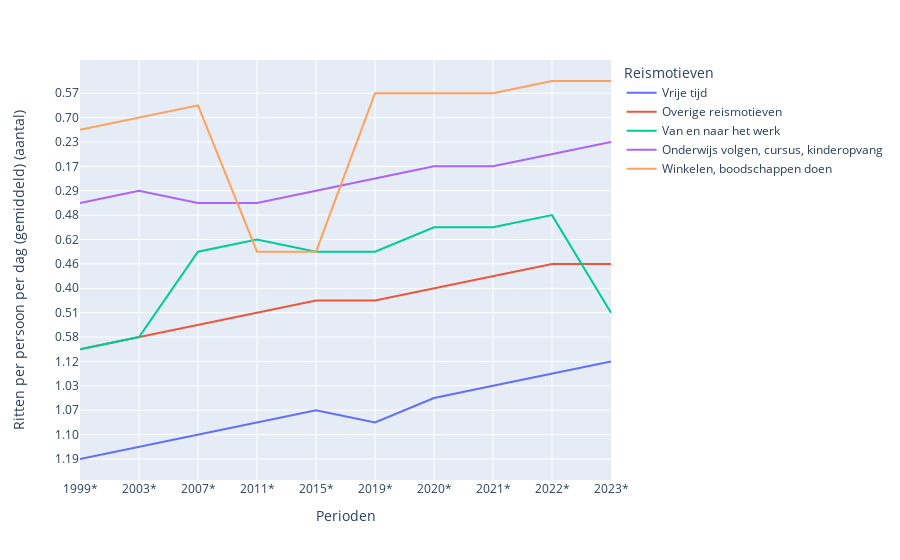

Notebook cell for this chart:
### Code cell
px.line(df_mat,
        x="Perioden",
        y="Ritten per persoon per dag (gemiddeld) (aantal)",
        line_group="Reismotieven",
        color="Reismotieven")

### Figure 1 — Plotly figure (JSON) as saved in the notebook; plotly's stock layout.template omitted (floating-point values rounded to 4 significant figures)
{"data": [{"hovertemplate": "Reismotieven=Vrije tijd<br>Perioden=%{x}<br>Ritten per persoon per dag (gemiddeld) (aantal)=%{y}<extra></extra>", "legendgroup": "Vrije tijd", "line": {"color": "#636efa", "dash": "solid"}, "marker": {"symbol": "circle"}, "mode": "lines", "name": "Vrije tijd", "orientation": "v", "showlegend": true, "type": "scatter", "x": ["1999*", "2003*", "2007*", "2011*", "2015*", "2019*", "2020*", "2021*", "2022*", "2023*"], "xaxis": "x", "y": ["    1.19", "    1.15", "    1.10", "    1.05", "    1.07", "    1.05", "    0.93", "    1.03", "    1.11", "    1.12"], "yaxis": "y"}, {"hovertemplate": "Reismotieven=Overige reismotieven<br>Perioden=%{x}<br>Ritten per persoon per dag (gemiddeld) (aantal)=%{y}<extra></extra>", "legendgroup": "Overige reismotieven", "line": {"color": "#EF553B", "dash": "solid"}, "marker": {"symbol": "circle"}, "mode": "lines", "name": "Overige reismotieven", "orientation": "v", "showlegend": true, "type": "scatter", "x": ["1999*", "2003*", "2007*", "2011*", "2015*", "2019*", "2020*", "2021*", "2022*", "2023*"], "xaxis": "x", "y": ["    0.59", "    0.58", "    0.54", "    0.51", "    0.45", "    0.45", "    0.40", "    0.44", "    0.46", "    0.46"], "yaxis": "y"}, {"hovertemplate": "Reismotieven=Van en naar het werk<br>Perioden=%{x}<br>Ritten per persoon per dag (gemiddeld) (aantal)=%{y}<extra></extra>", "legendgroup": "Van en naar het werk", "line": {"color": "#00cc96", "dash": "solid"}, "marker": {"symbol": "circle"}, "mode": "lines", "name": "Van en naar het werk", "orientation": "v", "showlegend": true, "type": "scatter", "x": ["1999*", "2003*", "2007*", "2011*", "2015*", "2019*", "2020*", "2021*", "2022*", "2023*"], "xaxis": "x", "y": ["    0.59", "    0.58", "    0.61", "    0.62", "    0.61", "    0.61", "    0.41", "    0.41", "    0.48", "    0.51"], "yaxis": "y"}, {"hovertemplate": "Reismotieven=Onderwijs volgen, cursus, kinderopvang<br>Perioden=%{x}<br>Ritten per persoon per dag (gemiddeld) (aantal)=%{y}<extra></extra>", "legendgroup": "Onderwijs volgen, cursus, kinderopvang", "line": {"color": "#ab63fa", "dash": "solid"}, "marker": {"symbol": "circle"}, "mode": "lines", "name": "Onderwijs volgen, cursus, kinderopvang", "orientation": "v", "showlegend": true, "type": "scatter", "x": ["1999*", "2003*", "2007*", "2011*", "2015*", "2019*", "2020*", "2021*", "2022*", "2023*"], "xaxis": "x", "y": ["    0.30", "    0.29", "    0.30", "    0.30", "    0.29", "    0.28", "    0.17", "    0.17", "    0.22", "    0.23"], "yaxis": "y"}, {"hovertemplate": "Reismotieven=Winkelen, boodschappen doen<br>Perioden=%{x}<br>Ritten per persoon per dag (gemiddeld) (aantal)=%{y}<extra></extra>", "legendgroup": "Winkelen, boodschappen doen", "line": {"color": "#FFA15A", "dash": "solid"}, "marker": {"symbol": "circle"}, "mode": "lines", "name": "Winkelen, boodschappen doen", "orientation": "v", "showlegend": true, "type": "scatter", "x": ["1999*", "2003*", "2007*", "2011*", "2015*", "2019*", "2020*", "2021*", "2022*", "2023*"], "xaxis": "x", "y": ["    0.73", "    0.70", "    0.65", "    0.61", "    0.61", "    0.57", "    0.57", "    0.57", "    0.60", "    0.60"], "yaxis": "y"}], "layout": {"legend": {"title": {"text": "Reismotieven"}, "tracegroupgap": 0}, "margin": {"t": 60}, "xaxis": {"anchor": "y", "domain": [0, 1], "title": {"text": "Perioden"}}, "yaxis": {"anchor": "x", "domain": [0, 1], "title": {"text": "Ritten per persoon per dag (gemiddeld) (aantal)"}}}}
